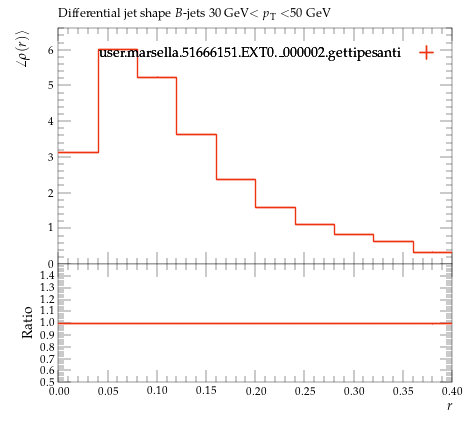

The script that saved this image:
#! /usr/bin/env python

# This Python script was auto-generated using YODA v2.0.2.
# Analysis object: /MC_HFDECAYS/avg_B_jet_rho_30_50
# Timestamp: 24-07-2026 (16:40:05)

import matplotlib as mpl
import matplotlib.pyplot as plt
mpl.use('Agg') # comment out for interactive use
import os
import numpy as np

plotDir = os.path.split(os.path.realpath(__file__))[0]
if 'YODA_USER_PLOT_PATH' in globals():
    plot_outdir = globals()['YODA_USER_PLOT_PATH']
else:
    plot_outdir = plotDir

#plot style
plt.style.use(os.path.join(plotDir, '../default.mplstyle'))
# plot metadata
figW, figH = plt.rcParams['figure.figsize']
ax_xLabel = r'$r$'
ax_yLabel = r'$\angle\rho(r)\rangle$'
ax_title  = r'Differential jet shape $B$-jets 30 GeV$<p_\mathrm{T}<$50 GeV'
ax_xScale = 'linear'
ax_yScale = 'linear'
xLims = (0.0, 0.4)
yLims = (0.0, 6.6128799)

# TeX-friendly labels for the legend
labels = {
    'legend' : ([ r"user.marsella.51666151.EXT0.\_000002.gettipesanti" ], r""),
}

# Adjust canvas width and height
canvasW = 10.0
canvasH = 9.0
figW *= canvasW/10.
figH *= canvasH/9.

# Create figure and axis objects
fig, (ax, ratio0_ax) = plt.subplots(2, 1, sharex=True,
                  figsize=(figW,figH), gridspec_kw={'height_ratios': (6.0, 3.0)})

# Set figure margins
plt.subplots_adjust(
    left   = 1.0 * plt.rcParams['figure.subplot.left'],
    right  = 1.0 * plt.rcParams['figure.subplot.right'],
    top    = 1.0 * plt.rcParams['figure.subplot.top'],
    bottom = 1.0 * plt.rcParams['figure.subplot.bottom'])

ratio0_ax.yaxis.set_major_locator(mpl.ticker.MultipleLocator(0.1))
ratio0_ax.set_ylim(0.5, 1.4999)
ratio0_ax.set_ylabel('Ratio')

# the numerical data is stored in a separate file
dataf = dict()
prefix = os.path.split(__file__)[0]
if prefix:    prefix = prefix + '/'
exec(open(prefix+'avg_B_jet_rho_30_50__data.py').read(), dataf)


legend_handles = dict() # keep track of handles for the legend

# style options for curves
# starts at zorder>=5 to draw curve on top of legend
styles = {
  'user.marsella.51666151.EXT0._000002.gettipesanti.yoda.gz': {
    'color' : '#EE3311',
    'linestyle' : '-',
    'linewidth' : 1,
    'marker' : 'none',
    'markersize' : 2,
    'capsize' : 0.0,
    'zorder' : 5,
    'histstyle' : 1,
    'drawstyle' : 'steps-pre',
    'xerrorbars' : 1,
    'yerrorbars' : 1,
    'fillcolor' : None,
    'fillopacity' : 1.0,
    'ratio0_linestyle' : '-',
    'ratio0_linewidth' : 1,
    'ratio0_marker' : 'none',
    'ratio0_markersize' : 2,
    'ratio0_capsize' : 0.0,
    'ratio0_zorder' : 5,
    'ratio0_histstyle' : 1,
    'ratio0_drawstyle' : 'steps-pre',
    'ratio0_xerrorbars' : 1,
    'ratio0_yerrorbars' : 1,
  },
}

# curve from input yoda files in main panel
for label, yvals in dataf['yvals'].items():
    if all(np.isnan(v) for v in dataf['yvals'][label]):
        continue
    tmp = None
    if styles[label]['histstyle']: # draw as histogram
        xpos = dataf['xedges'][label] if styles[label]['drawstyle'] else dataf['xpoints'][label]
        ypos = np.insert(yvals, 0, yvals[0]) if styles[label]['drawstyle'] else yvals
        if styles[label]['fillcolor']: # fill area below curve
            ax.fill_between(xpos, ypos, step='pre',
                            color=styles[label]['fillcolor'],
                            alpha=styles[label]['fillopacity'])
        tmp, = ax.plot(xpos, ypos,
                       color=styles[label]['color'],
                       linestyle=styles[label]['linestyle'],
                       linewidth=styles[label]['linewidth'],
                       drawstyle=styles[label]['drawstyle'], solid_joinstyle='miter',
                       zorder=styles[label]['zorder'], label=label)
    tmp = ax.errorbar(dataf['xpoints'][label], yvals,
                      xerr=np.array(dataf['xerrs'][label])*styles[label]['xerrorbars'],
                      yerr=np.array(dataf['yerrs'][label])*styles[label]['yerrorbars'],
                      fmt=styles[label]['marker'], capsize=styles[label]['capsize'],
                      markersize=styles[label]['markersize'],
                      ecolor=styles[label]['color'],
                      color=styles[label]['color'], zorder=styles[label]['zorder'])
    tmp[-1][0].set_linestyle(styles[label]['linestyle'])
    tmp[-1][0].set_linewidth(styles[label]['linewidth'])
    if label in dataf['add_legend_handle']:  legend_handles[label] = tmp
    for varLabel in dataf['variation_yvals'].keys():
        if varLabel.startswith(label):
            tmp, = ax.plot(dataf['xedges'][label], dataf['variation_yvals'][varLabel],
                           color=styles[label]['color'],
                           linestyle=styles[label]['linestyle'],
                           linewidth=styles[label]['linewidth'],
                           drawstyle='steps-pre', solid_joinstyle='miter',
                           zorder=styles[label]['zorder'], alpha=0.5)


# plots on ratio panel
# curve from input yoda files in ratio panel
for label, yvals in dataf['ratio0_yvals'].items():
    if all(np.isnan(v) for v in yvals):
        continue
    if styles[label]['ratio0_histstyle']: # plot as histogram
        xpos = dataf['xedges']['user.marsella.51666151.EXT0._000002.gettipesanti.yoda.gz'] if styles[label]['ratio0_drawstyle'] else dataf['xpoints']['user.marsella.51666151.EXT0._000002.gettipesanti.yoda.gz']
        ypos = np.insert(yvals, 0, yvals[0]) if styles[label]['ratio0_drawstyle'] else yvals
        ratio0_ax.plot(xpos, ypos,
                       color=styles[label]['color'],
                       linewidth=styles[label]['linewidth'],
                       linestyle=styles[label]['ratio0_linestyle'],
                       drawstyle=styles[label]['ratio0_drawstyle'], zorder=styles[label]['zorder'],
                       solid_joinstyle='miter')
    tmp = ratio0_ax.errorbar(dataf['xpoints']['user.marsella.51666151.EXT0._000002.gettipesanti.yoda.gz'], yvals,
                             xerr=np.array(dataf['ref_xerrs'])*styles[label]['ratio0_xerrorbars'],
                             yerr=np.array(dataf['ratio0_yerrs'][label])*styles[label]['ratio0_yerrorbars'],
                             fmt=styles[label]['ratio0_marker'], capsize=styles[label]['ratio0_capsize'],
                             markersize=styles[label]['ratio0_markersize'],
                             ecolor=styles[label]['color'],
                             color=styles[label]['color'])
    tmp[-1][0].set_linestyle(styles[label]['ratio0_linestyle'])
    tmp[-1][0].set_linewidth(styles[label]['ratio0_linewidth'])

    for varlabel in dataf['ratio0_variation_vals'].keys():
        if varlabel.startswith(label):
            ratio0_ax.plot(dataf['xedges']['user.marsella.51666151.EXT0._000002.gettipesanti.yoda.gz'],
                            dataf['ratio0_variation_vals'][varlabel],
                            color=styles[label]['color'],
                            linestyle=styles[label]['linestyle'],
                            linewidth=styles[label]['linewidth'],
                            drawstyle='steps-pre', solid_joinstyle='miter',
                            zorder=1, alpha=0.5)

legend_items = list(legend_handles.values())
ax.add_artist(ax.legend(legend_items,
                        labels['legend'][0],
                        title=labels['legend'][1],
                        alignment='right',
                        loc='upper right',
                        bbox_to_anchor=(1.0, 0.97),markerfirst=False))

# set plot metadata as defined above
ratio0_ax.set_xlabel(ax_xLabel)
ratio0_ax.xaxis.set_label_coords(1., -0.15)
ax.set_ylabel(ax_yLabel, ha='right', va='top')
ax.yaxis.set_label_coords(-0.11, 1.0)
ax.set_title(ax_title, loc='left')
ax.set_xscale(ax_xScale)
ax.set_yscale(ax_yScale)
ax.set_xlim(xLims)
ax.set_ylim(yLims)

# tick formatting
plt.rcParams['xtick.top'] = True
plt.rcParams['ytick.right'] = True
fig.align_ylabels((ax, ratio0_ax))
plt.savefig(os.path.join(plot_outdir, 'avg_B_jet_rho_30_50.pdf'), format='PDF')
plt.savefig(os.path.join(plot_outdir, 'avg_B_jet_rho_30_50.png'), format='PNG')

plt.close(fig)
